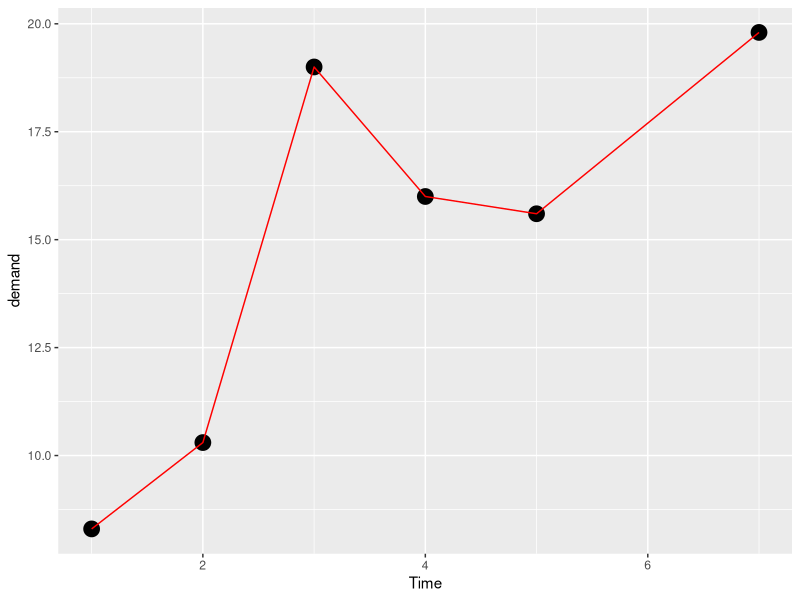
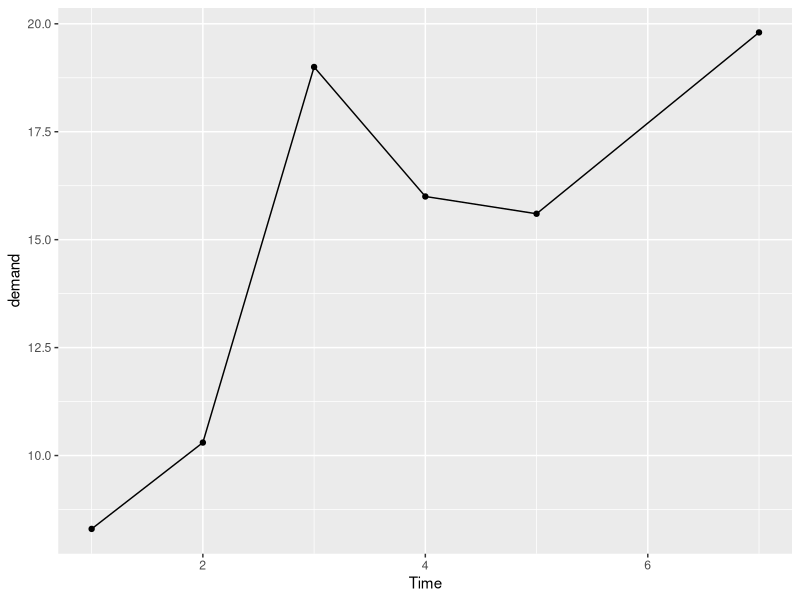
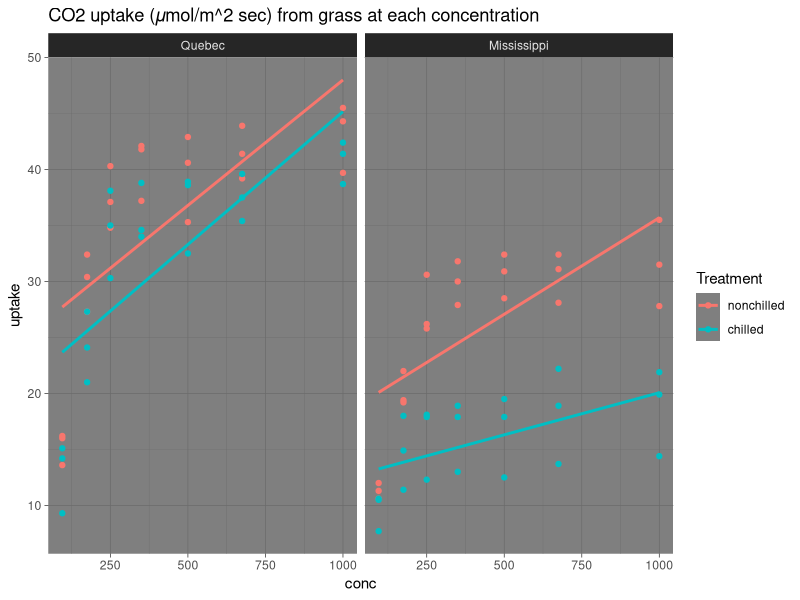
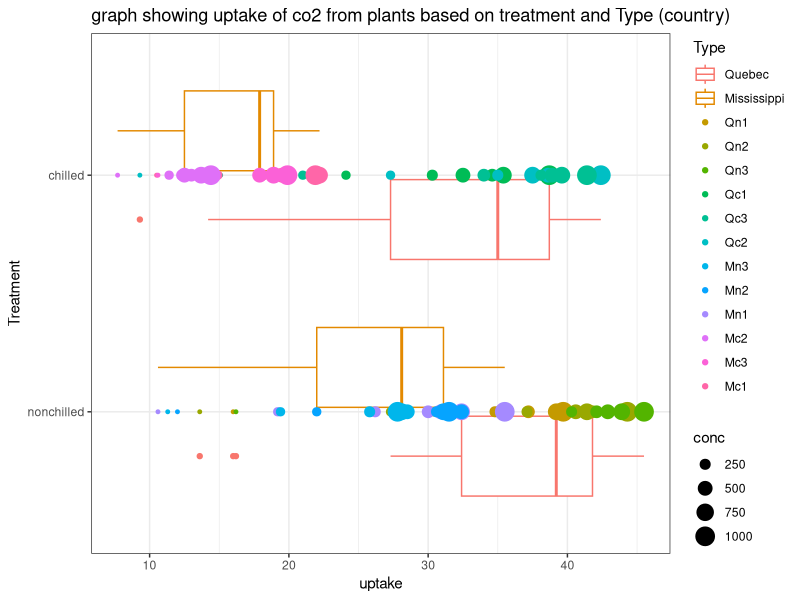
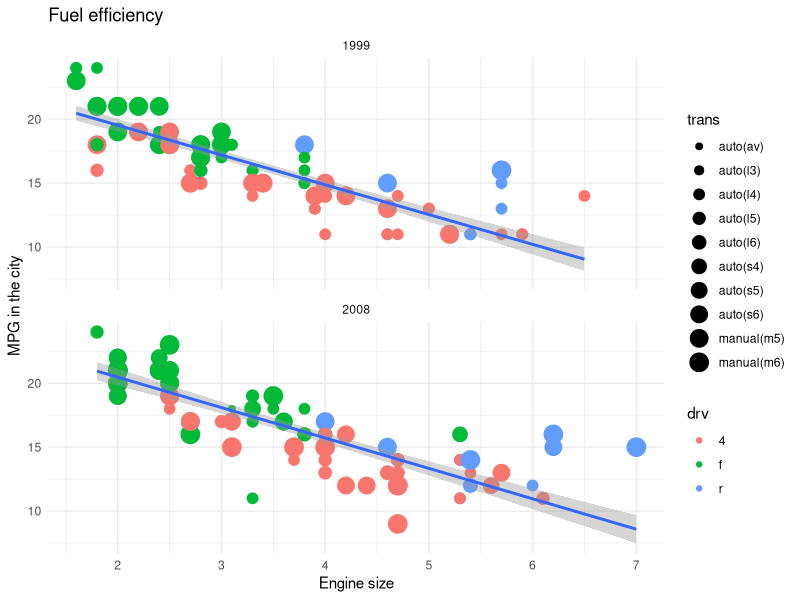
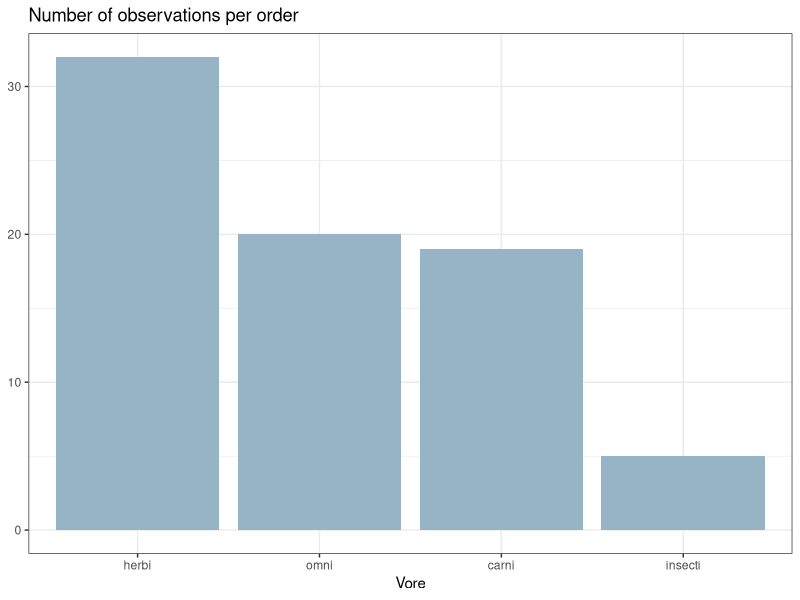
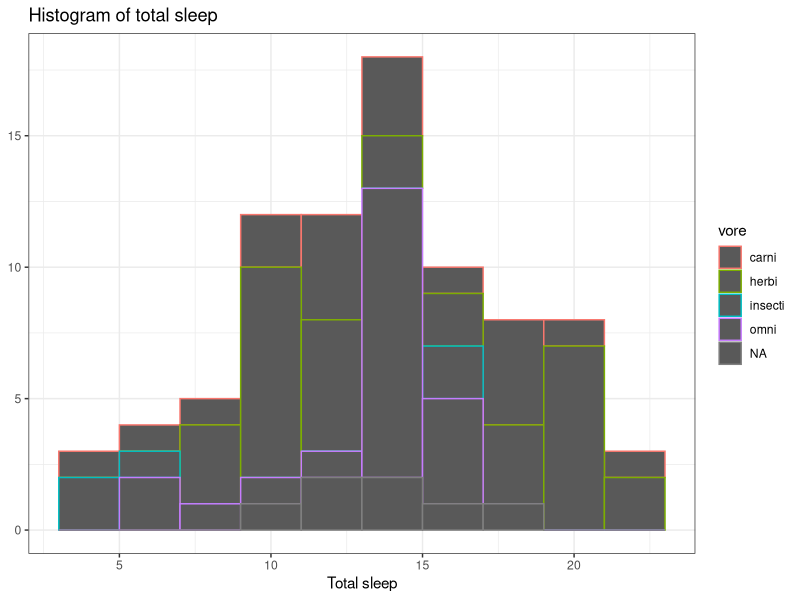
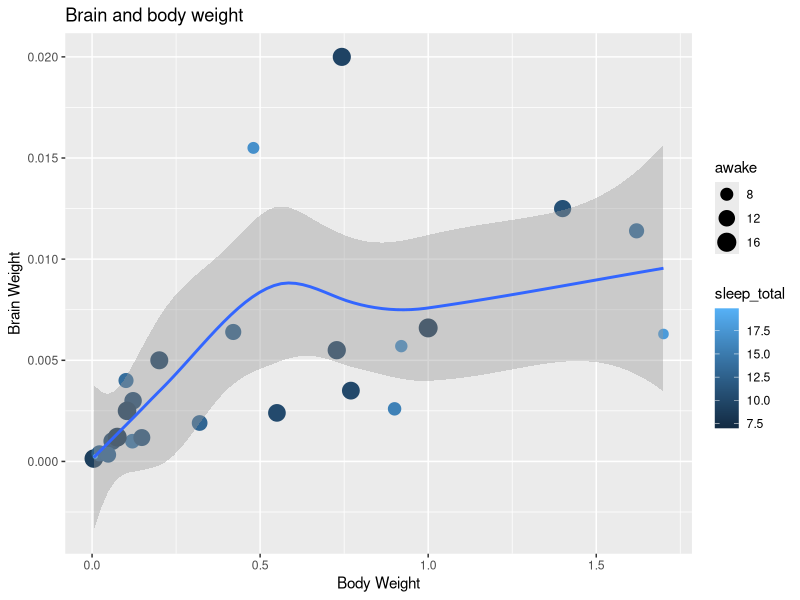

Write the R code that produced these figures, in order.
library(tidyverse)
BOD
# Single categorical variable = bar chart
# Single numeric = histogram
# Two numeric = Scatter plot (could also add colour for more)
# Categorical and numeric = Box plot
# Categorical and numerical = density plot


ggplot(data=BOD, mapping=aes(x=Time, y=demand))+ # Create the axis
         geom_point(size = 5)+ # Add points
  geom_line(colour="red") # Connect points with line

ggplot(BOD, aes(Time,demand))+ # same as above, ggplot assumes this order as above
  geom_point()+
  geom_line()

?CO2
summary(CO2)
names(CO2)
CO2 %>% ggplot(aes(conc, uptake, colour=Treatment))+
  geom_point()+
  geom_smooth(method=lm,se=F)+ # adds smooth linear model with standard error added but since method=lm now linear and se=F removes standard error
  facet_wrap(~Type)+ # makes multiple graphs depending on Type
  labs(title="CO2 uptake (𝜇mol/m^2 sec) from grass at each concentration")+
  theme_dark()

CO2 %>% ggplot(aes(Treatment,uptake))+
  geom_boxplot(aes(colour=Type)) +
  geom_point(aes(size = conc, colour=Plant))+
  coord_flip()+
  theme_bw()+
  labs(title="graph showing uptake of co2 from plants based on treatment and Type (country)")

view(mpg)
summary(mpg)
mpg %>% filter(cty<25) %>% # easy to filter when piping
  ggplot(aes(displ,cty)) +
  geom_point(aes(colour=drv,size=trans))+
  geom_smooth(method=lm)+
  facet_wrap(~year, nrow=2)+ # 2 rows of graphs
  labs(x="Engine size",y="MPG in the city", title="Fuel efficiency")+
  theme_minimal()

?fct_infreq
summary(msleep)
msleep %>% drop_na(vore) %>% # exclude NA from vore only as to not skew data
  ggplot(aes(fct_infreq(vore)))+ # orders factor types by number of observations
  # could also order by level of factor (inseq)/ order in they first appear (inorder)
  geom_bar(fill="#97B3C6")+ # bar chart is best for single categorical data
  theme_bw()+
  labs(x="Vore",y=NULL,title="Number of observations per order")

msleep %>% ggplot(aes(awake))+
  geom_histogram(binwidth = 2, aes(colour=vore))+ # binwidth groups more together
  theme_bw()+
  labs(x= "Total sleep", y=NULL, title="Histogram of total sleep")

# Scatter plot
msleep %>% filter(bodywt < 2) %>%
  ggplot(aes(bodywt, brainwt))+
  geom_point(aes(colour=sleep_total,size=awake))+
  geom_smooth()+
  labs(x="Body Weight", y="Brain Weight",title="Brain and body weight")

# Line graph (two numeric one category)

Orange %>% #filter(Tree != "2") %>%
  ggplot(aes(age,circumference, colour=Tree))+ # Better to do colour instead of facet wrap
  geom_point()+
  geom_smooth(se=F)+
  #facet_wrap(~Tree)+ # This graph is harder to compare in this case
  theme_bw()+
  labs(title="Tree age and circumference")

